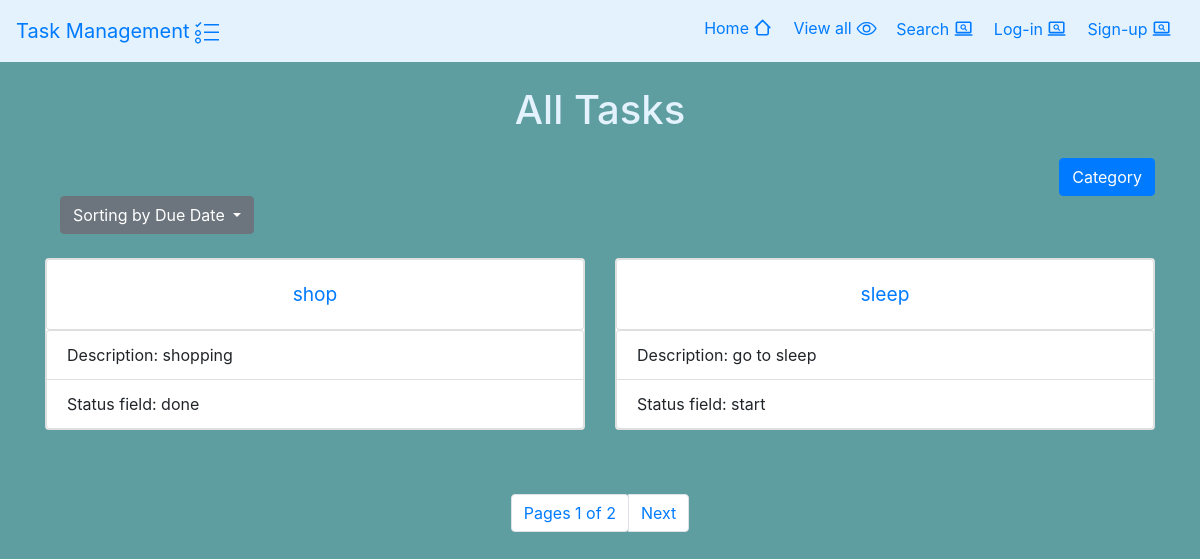
The page /view_all on the database as committed earlier.
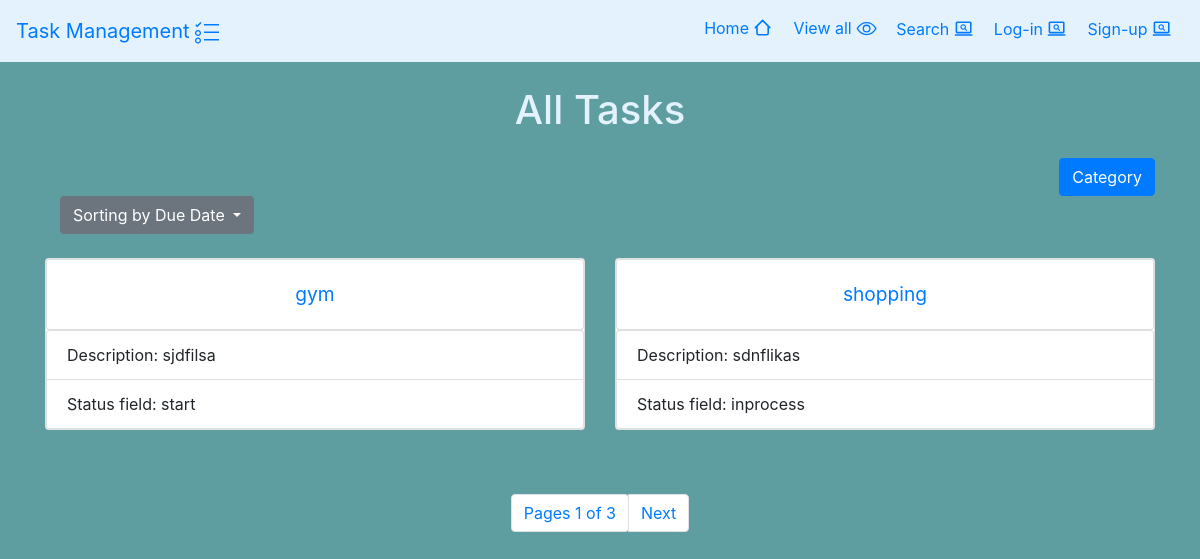
The same page on the database as committed later.
### task/models.py (models this page shows, shortened)
class Task(models.Model):
    START= 'start'
    INPORCESS='inprocess'
    DONE = 'done'
    status_choice = [
        (START,'start'),
        (INPORCESS,'inprocess'),
        (DONE,'done')
    ]
    title=models.CharField(max_length=255)
    description=models.TextField()
    due_date=models.DateField(auto_now_add=False)
    category= models.ForeignKey(Category, on_delete=models.PROTECT)
    status_fields=models.CharField(max_length=255, choices=status_choice)
    tag=models.ManyToManyField(Tag)
    user=models.ForeignKey(User,on_delete=models.CASCADE)

### epic_quest/views.py (the view)
# urls.py: path("view_all", views.view_all, name='view_all'),
def view_all(request):
        tasks = Task.objects.order_by('due_date')
        pagintion=Paginator(Task.objects.order_by('due_date'), 2)
        page = request.GET.get('page')
        task_list=pagintion.get_page(page)
        return render(request, "view_all.html", {"tasks": tasks,'task_list':task_list})

### epic_quest/templates/view_all.html (shortened to what this page needs)
{% extends 'base.html' %}
{% block content %}
<body style="background-color: cadetblue;">
    <br>
    <div class="container">
        <h1 class="mb-4 text-center" style="color: #e3f2fd;">All Tasks</h1>
        <div class="container">
        <form class="row justify-content-end" role="search" method="GET" action="{% url 'all_category' %}">
            <button class="btn btn-primary " type="submit" >Category</button>
        </form>
        <div class="dropdown">
            <button class="btn btn-secondary dropdown-toggle" type="button" data-bs-toggle="dropdown" aria-expanded="false">
              Sorting by Due Date
            </button>
          </div>
        </div>
        <br>
        <div class="row">
            {% for task in task_list %}
            <div class="col-md-6">
                <div class="card mb-3">
                    <div class="card">
                        <div class="card-body text-center">
                            <a class="card-title" href="{%url 'task_details' task.pk %}" style="font-size: larger;">{{ task.title }}<a>
                        </div>
                    </div>
                    <ul class="list-group">
                        <li class="list-group-item">Description: {{ task.description }}</li>
                        <li class="list-group-item">Status field: {{ task.status_fields }}</li>
                        </ul>
                    </div>
                </div>
                {% endfor %}
            </div>
            <br/></br/>
            <div class="row justify-content-center">
            <nav aria-label="Page navigation example">
                <ul class="pagination">
                  <li class="page-item"> <p class="page-link">Pages {{ task_list.number }} of {{ task_list.paginator.num_pages }}</p></li>
                  {% if task_list.has_next %}
                  <li class="page-item"><a class="page-link" href="?page={{ task_list.next_page_number}}">Next</a></li>
                  {% endif %}
                </ul>
              </nav>
            </div>
        </div>
    </body>
        {% endblock %}

Rows that differ between the two databases and show on the page:
no longer on this page (row edited): Task: title "shop", description "shopping", status_fields "done"
no longer on this page (row edited): Task: title "sleep", description "go to sleep", status_fields "start"
now on this page (row edited): Task: title "gym", description "sjdfilsa", status_fields "start"
now on this page (row edited): Task: title "shopping", description "sdnflikas", status_fields "inprocess"
Other text that changed with them:
{{ task_list.paginator.num_pages }}: "2" → "3"
